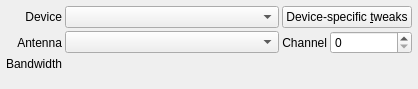
<?xml version="1.0" encoding="UTF-8"?>
<ui version="4.0">
 <class>SoapySDRSourcePage</class>
 <widget class="QWidget" name="SoapySDRSourcePage">
  <property name="geometry">
   <rect>
    <x>0</x>
    <y>0</y>
    <width>418</width>
    <height>89</height>
   </rect>
  </property>
  <property name="windowTitle">
   <string>Form</string>
  </property>
  <layout class="QGridLayout" name="gridLayout">
   <property name="leftMargin">
    <number>6</number>
   </property>
   <property name="topMargin">
    <number>6</number>
   </property>
   <property name="rightMargin">
    <number>6</number>
   </property>
   <property name="bottomMargin">
    <number>6</number>
   </property>
   <property name="spacing">
    <number>3</number>
   </property>
   <item row="0" column="1">
    <widget class="QComboBox" name="deviceCombo">
     <property name="sizePolicy">
      <sizepolicy hsizetype="Expanding" vsizetype="Fixed">
       <horstretch>0</horstretch>
       <verstretch>0</verstretch>
      </sizepolicy>
     </property>
     <property name="modelColumn">
      <number>0</number>
     </property>
    </widget>
   </item>
   <item row="4" column="1">
    <widget class="FrequencySpinBox" name="bandwidthSpinBox"/>
   </item>
   <item row="5" column="2">
    <spacer name="verticalSpacer">
     <property name="orientation">
      <enum>Qt::Vertical</enum>
     </property>
     <property name="sizeHint" stdset="0">
      <size>
       <width>20</width>
       <height>1</height>
      </size>
     </property>
    </spacer>
   </item>
   <item row="4" column="0">
    <widget class="QLabel" name="label_13">
     <property name="sizePolicy">
      <sizepolicy hsizetype="Preferred" vsizetype="Preferred">
       <horstretch>0</horstretch>
       <verstretch>0</verstretch>
      </sizepolicy>
     </property>
     <property name="text">
      <string>Bandwidth</string>
     </property>
     <property name="alignment">
      <set>Qt::AlignRight|Qt::AlignTrailing|Qt::AlignVCenter</set>
     </property>
    </widget>
   </item>
   <item row="0" column="0">
    <widget class="QLabel" name="label_10">
     <property name="sizePolicy">
      <sizepolicy hsizetype="Preferred" vsizetype="Preferred">
       <horstretch>0</horstretch>
       <verstretch>0</verstretch>
      </sizepolicy>
     </property>
     <property name="text">
      <string>Device</string>
     </property>
     <property name="alignment">
      <set>Qt::AlignRight|Qt::AlignTrailing|Qt::AlignVCenter</set>
     </property>
    </widget>
   </item>
   <item row="0" column="2" colspan="2">
    <widget class="QPushButton" name="deviceTweaksButton">
     <property name="text">
      <string>Device-specific &amp;tweaks</string>
     </property>
    </widget>
   </item>
   <item row="1" column="0">
    <widget class="QLabel" name="label_12">
     <property name="sizePolicy">
      <sizepolicy hsizetype="Preferred" vsizetype="Preferred">
       <horstretch>0</horstretch>
       <verstretch>0</verstretch>
      </sizepolicy>
     </property>
     <property name="text">
      <string>Antenna</string>
     </property>
     <property name="alignment">
      <set>Qt::AlignRight|Qt::AlignTrailing|Qt::AlignVCenter</set>
     </property>
    </widget>
   </item>
   <item row="1" column="1">
    <widget class="QComboBox" name="antennaCombo">
     <property name="sizePolicy">
      <sizepolicy hsizetype="Preferred" vsizetype="Fixed">
       <horstretch>0</horstretch>
       <verstretch>0</verstretch>
      </sizepolicy>
     </property>
    </widget>
   </item>
   <item row="1" column="2">
    <widget class="QLabel" name="label_11">
     <property name="sizePolicy">
      <sizepolicy hsizetype="Fixed" vsizetype="Preferred">
       <horstretch>0</horstretch>
       <verstretch>0</verstretch>
      </sizepolicy>
     </property>
     <property name="text">
      <string>Channel</string>
     </property>
     <property name="alignment">
      <set>Qt::AlignRight|Qt::AlignTrailing|Qt::AlignVCenter</set>
     </property>
    </widget>
   </item>
   <item row="1" column="3">
    <widget class="QSpinBox" name="channelSpin">
     <property name="sizePolicy">
      <sizepolicy hsizetype="Preferred" vsizetype="Fixed">
       <horstretch>0</horstretch>
       <verstretch>0</verstretch>
      </sizepolicy>
     </property>
     <property name="keyboardTracking">
      <bool>false</bool>
     </property>
    </widget>
   </item>
  </layout>
 </widget>
 <customwidgets>
  <customwidget>
   <class>FrequencySpinBox</class>
   <extends>QWidget</extends>
   <header>FrequencySpinBox.h</header>
  </customwidget>
 </customwidgets>
 <resources/>
 <connections/>
</ui>
